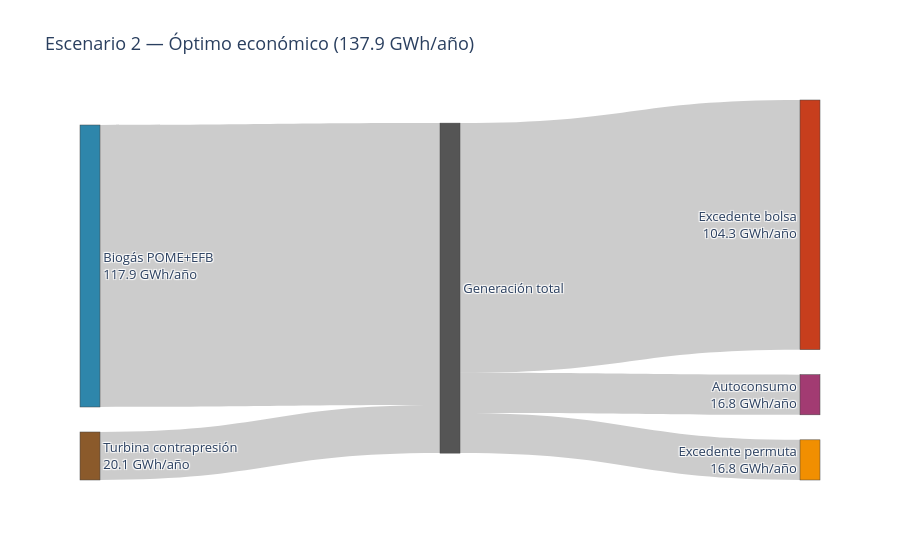
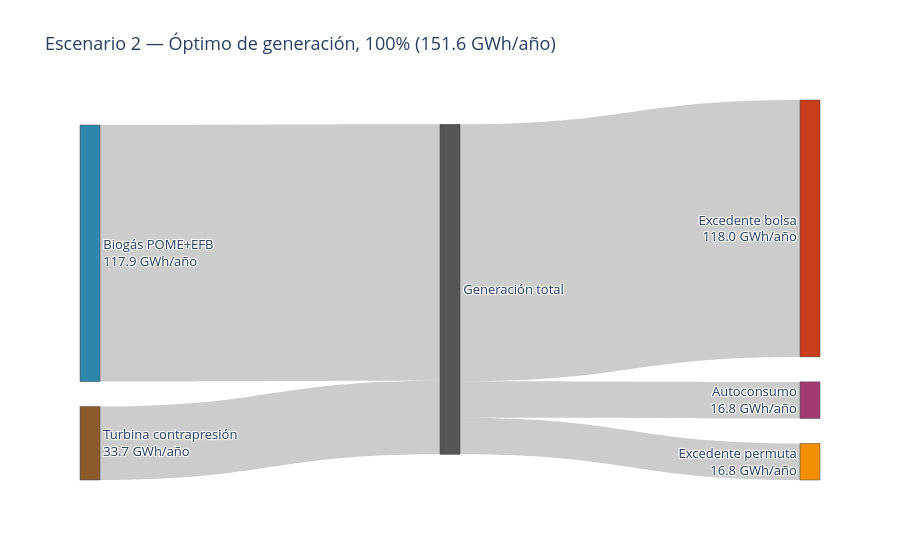

The notebook cell saved with these charts, in order:
### Code cell
# ==========================================================
# Sección 20 - Ajuste: etiquetas con valores numéricos explícitos, 
# para que el contraste (o la ausencia de contraste, en Escenario 2) 
# sea legible en el PNG estático, no solo en el hover interactivo.
# ==========================================================
def construir_sankey_esc2_anotado(m, titulo, nombre_archivo):
    turbina_kWh = sum(pyo.value(m.potencia_turbina_kW[p]) * horas_operacion_anual[p] for p in plantas) / 1e6
    biogas_kWh = sum(pyo.value(m.potencia_biogas_kW[p]) * horas_operacion_anual[p] for p in plantas) / 1e6
    autoconsumo_kWh = sum(pyo.value(m.autoconsumo_kW[p]) * horas_operacion_anual[p] for p in plantas) / 1e6
    permuta_kWh = sum(pyo.value(m.excedente_permuta_kW[p]) * horas_operacion_anual[p] for p in plantas) / 1e6
    bolsa_kWh = sum(pyo.value(m.excedente_bolsa_kW[p]) * horas_operacion_anual[p] for p in plantas) / 1e6

    labels = [
        f"Turbina contrapresión<br>{turbina_kWh:.1f} GWh/año",
        f"Biogás POME+EFB<br>{biogas_kWh:.1f} GWh/año",
        "Generación total",
        f"Autoconsumo<br>{autoconsumo_kWh:.1f} GWh/año",
        f"Excedente permuta<br>{permuta_kWh:.1f} GWh/año",
        f"Excedente bolsa<br>{bolsa_kWh:.1f} GWh/año",
    ]
    source = [0, 1, 2, 2, 2]
    target = [2, 2, 3, 4, 5]
    value = [turbina_kWh, biogas_kWh, autoconsumo_kWh, permuta_kWh, bolsa_kWh]

    fig = go.Figure(data=[go.Sankey(
        node=dict(pad=25, thickness=20, label=labels,
                   color=["#8B5A2B", "#2E86AB", "#555555", "#A23B72", "#F18F01", "#C73E1D"]),
        link=dict(source=source, target=target, value=value)
    )])
    fig.update_layout(title_text=titulo, font_size=13)
    fig.write_html(nombre_archivo + ".html")
    fig.write_image(nombre_archivo + ".png", scale=2)
    fig.show()
    return {"turbina_GWh": turbina_kWh, "biogas_GWh": biogas_kWh}

r_eco_e2 = construir_sankey_esc2_anotado(m1_e2, "Escenario 2 — Óptimo económico (137.9 GWh/año)", "sankey_esc2_optimo_economico_v2")
r_gen_e2 = construir_sankey_esc2_anotado(m2_e2, "Escenario 2 — Óptimo de generación, 100% (151.6 GWh/año)", "sankey_esc2_optimo_generacion_v2")

print(f"\nCambio en turbina: {r_eco_e2['turbina_GWh']:.2f} -> {r_gen_e2['turbina_GWh']:.2f} GWh/año "
      f"({(r_gen_e2['turbina_GWh']/r_eco_e2['turbina_GWh']-1)*100:+.0f}%)")
print(f"Cambio en biogás:  {r_eco_e2['biogas_GWh']:.2f} -> {r_gen_e2['biogas_GWh']:.2f} GWh/año "
      f"({(r_gen_e2['biogas_GWh']/r_eco_e2['biogas_GWh']-1)*100:+.1f}%)")

### Figure 1 — Plotly figure (JSON) as saved in the notebook; plotly's stock layout.template omitted (floating-point values rounded to 4 significant figures)
{"data": [{"link": {"source": [0, 1, 2, 2, 2], "target": [2, 2, 3, 4, 5], "value": [20.07, 117.9, 16.79, 16.79, 104.3]}, "node": {"color": ["#8B5A2B", "#2E86AB", "#555555", "#A23B72", "#F18F01", "#C73E1D"], "label": ["Turbina contrapresión<br>20.1 GWh/año", "Biogás POME+EFB<br>117.9 GWh/año", "Generación total", "Autoconsumo<br>16.8 GWh/año", "Excedente permuta<br>16.8 GWh/año", "Excedente bolsa<br>104.3 GWh/año"], "pad": 25, "thickness": 20}, "type": "sankey"}], "layout": {"font": {"size": 13}, "title": {"text": "Escenario 2 — Óptimo económico (137.9 GWh/año)"}}}

### Figure 2 — Plotly figure (JSON) as saved in the notebook; plotly's stock layout.template omitted (floating-point values rounded to 4 significant figures)
{"data": [{"link": {"source": [0, 1, 2, 2, 2], "target": [2, 2, 3, 4, 5], "value": [33.72, 117.9, 16.79, 16.79, 118.0]}, "node": {"color": ["#8B5A2B", "#2E86AB", "#555555", "#A23B72", "#F18F01", "#C73E1D"], "label": ["Turbina contrapresión<br>33.7 GWh/año", "Biogás POME+EFB<br>117.9 GWh/año", "Generación total", "Autoconsumo<br>16.8 GWh/año", "Excedente permuta<br>16.8 GWh/año", "Excedente bolsa<br>118.0 GWh/año"], "pad": 25, "thickness": 20}, "type": "sankey"}], "layout": {"font": {"size": 13}, "title": {"text": "Escenario 2 — Óptimo de generación, 100% (151.6 GWh/año)"}}}
